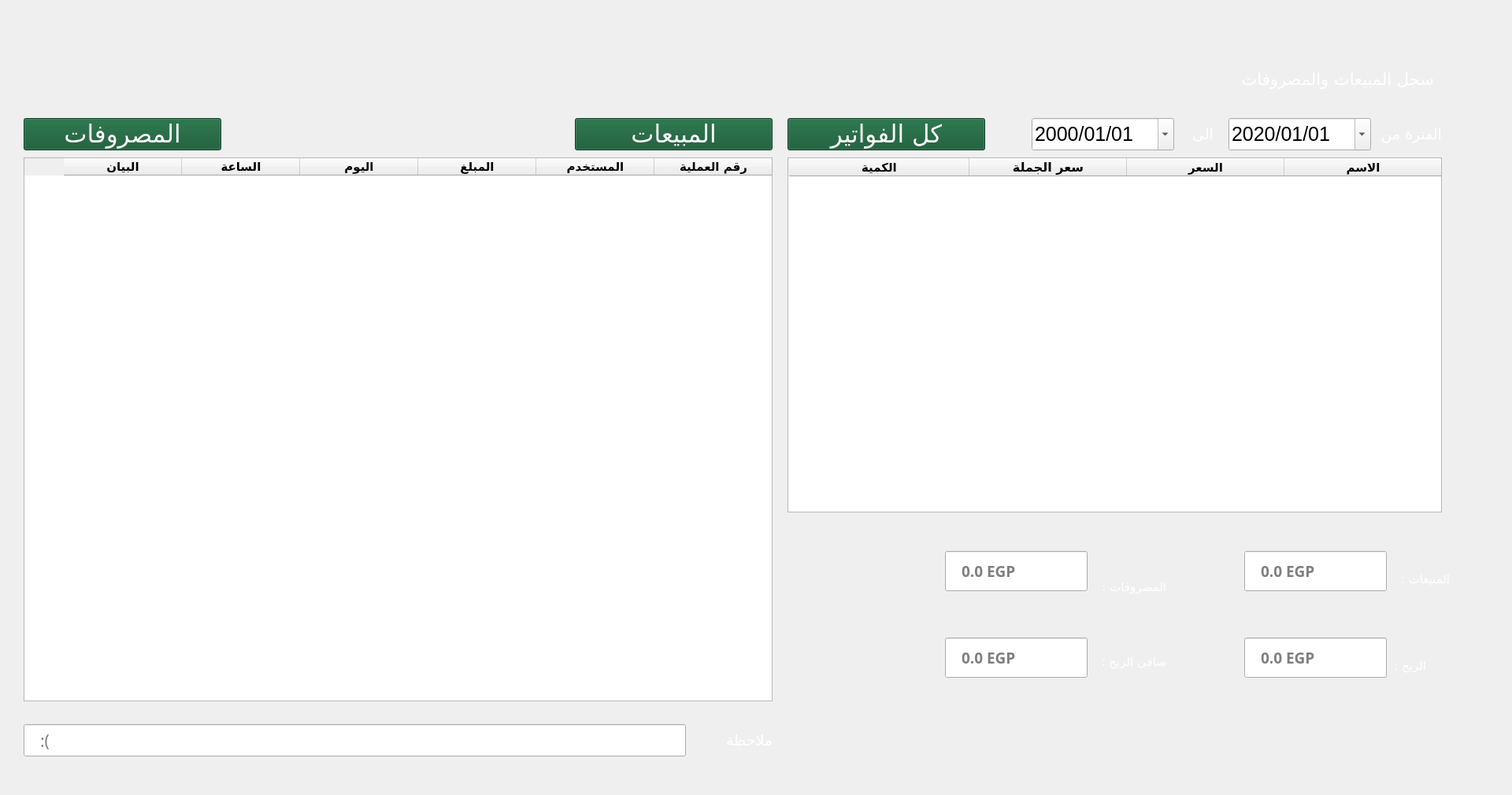
<?xml version="1.0" encoding="UTF-8"?>
<ui version="4.0">
 <class>MainWindow</class>
 <widget class="QMainWindow" name="MainWindow">
  <property name="geometry">
   <rect>
    <x>0</x>
    <y>0</y>
    <width>1920</width>
    <height>1010</height>
   </rect>
  </property>
  <property name="sizePolicy">
   <sizepolicy hsizetype="Expanding" vsizetype="Preferred">
    <horstretch>0</horstretch>
    <verstretch>0</verstretch>
   </sizepolicy>
  </property>
  <property name="windowTitle">
   <string>سجل المبيعات</string>
  </property>
  <widget class="QWidget" name="centralwidget">
   <widget class="QTableWidget" name="tableWidget_billdetail">
    <property name="geometry">
     <rect>
      <x>1000</x>
      <y>200</y>
      <width>831</width>
      <height>451</height>
     </rect>
    </property>
    <property name="layoutDirection">
     <enum>Qt::RightToLeft</enum>
    </property>
    <property name="styleSheet">
     <string notr="true">QTableWidget{
  background-color:#fffff;
  object-fit: contain;
  font-size: 20px;
  font-weight: normal;
  font-stretch: normal;
  font-style: normal;
  line-height: 0.04;
  letter-spacing: normal;
  text-align: center;
 selection-background-color: darkgray;
  color: black;}</string>
    </property>
    <property name="selectionBehavior">
     <enum>QAbstractItemView::SelectRows</enum>
    </property>
    <attribute name="horizontalHeaderDefaultSectionSize">
     <number>200</number>
    </attribute>
    <attribute name="horizontalHeaderStretchLastSection">
     <bool>true</bool>
    </attribute>
    <attribute name="verticalHeaderVisible">
     <bool>false</bool>
    </attribute>
    <column>
     <property name="text">
      <string>الاسم</string>
     </property>
     <property name="font">
      <font>
       <family>Emad-Diana eXtra</family>
       <pointsize>11</pointsize>
       <weight>75</weight>
       <bold>true</bold>
      </font>
     </property>
    </column>
    <column>
     <property name="text">
      <string>السعر</string>
     </property>
     <property name="font">
      <font>
       <family>Emad-Diana eXtra</family>
       <pointsize>11</pointsize>
       <weight>75</weight>
       <bold>true</bold>
      </font>
     </property>
    </column>
    <column>
     <property name="text">
      <string>سعر الجملة</string>
     </property>
     <property name="font">
      <font>
       <family>Emad-Diana eXtra</family>
       <pointsize>12</pointsize>
       <weight>75</weight>
       <bold>true</bold>
      </font>
     </property>
    </column>
    <column>
     <property name="text">
      <string>الكمية</string>
     </property>
     <property name="font">
      <font>
       <family>Emad-Diana eXtra</family>
       <pointsize>11</pointsize>
       <weight>75</weight>
       <bold>true</bold>
      </font>
     </property>
    </column>
   </widget>
   <widget class="QLineEdit" name="lineEdit_note">
    <property name="geometry">
     <rect>
      <x>30</x>
      <y>920</y>
      <width>841</width>
      <height>41</height>
     </rect>
    </property>
    <property name="sizePolicy">
     <sizepolicy hsizetype="Expanding" vsizetype="Expanding">
      <horstretch>1</horstretch>
      <verstretch>1</verstretch>
     </sizepolicy>
    </property>
    <property name="font">
     <font>
      <family>Emad-DianaeXtra</family>
      <pointsize>-1</pointsize>
      <weight>50</weight>
      <italic>false</italic>
      <bold>false</bold>
     </font>
    </property>
    <property name="styleSheet">
     <string notr="true">QLineEdit {
  object-fit: contain;
  background-color: #fffff;
  object-fit: contain;
  font-family: Emad-DianaeXtra;
  font-size: 21px;
  font-weight: normal;
  font-stretch: normal;
  font-style: normal;
  text-align: left;
 padding: 0 18 px;
  color: black;}</string>
    </property>
    <property name="readOnly">
     <bool>true</bool>
    </property>
    <property name="placeholderText">
     <string>:(</string>
    </property>
   </widget>
   <widget class="QTableWidget" name="tableWidget_expenses">
    <property name="geometry">
     <rect>
      <x>30</x>
      <y>200</y>
      <width>951</width>
      <height>691</height>
     </rect>
    </property>
    <property name="layoutDirection">
     <enum>Qt::RightToLeft</enum>
    </property>
    <property name="styleSheet">
     <string notr="true">QTableWidget{
  background-color:#fffff;
  object-fit: contain;
  font-size: 20px;
  font-weight: normal;
  font-stretch: normal;
  font-style: normal;
  line-height: 0.04;
  letter-spacing: normal;
  text-align: center;
 selection-background-color: darkgray;
  color: black;}</string>
    </property>
    <property name="selectionBehavior">
     <enum>QAbstractItemView::SelectRows</enum>
    </property>
    <attribute name="horizontalHeaderDefaultSectionSize">
     <number>150</number>
    </attribute>
    <attribute name="verticalHeaderVisible">
     <bool>false</bool>
    </attribute>
    <column>
     <property name="text">
      <string>رقم العملية</string>
     </property>
     <property name="font">
      <font>
       <family>Emad-Diana eXtra</family>
       <pointsize>11</pointsize>
       <weight>75</weight>
       <bold>true</bold>
      </font>
     </property>
    </column>
    <column>
     <property name="text">
      <string>المستخدم</string>
     </property>
     <property name="font">
      <font>
       <family>Emad-Diana eXtra</family>
       <pointsize>11</pointsize>
       <weight>75</weight>
       <bold>true</bold>
      </font>
     </property>
    </column>
    <column>
     <property name="text">
      <string>المبلغ</string>
     </property>
     <property name="font">
      <font>
       <family>Emad-Diana eXtra</family>
       <pointsize>11</pointsize>
       <weight>75</weight>
       <bold>true</bold>
      </font>
     </property>
    </column>
    <column>
     <property name="text">
      <string>اليوم</string>
     </property>
     <property name="font">
      <font>
       <family>Emad-Diana eXtra</family>
       <pointsize>11</pointsize>
       <weight>75</weight>
       <bold>true</bold>
      </font>
     </property>
    </column>
    <column>
     <property name="text">
      <string>الساعة</string>
     </property>
     <property name="font">
      <font>
       <family>Emad-Diana eXtra</family>
       <pointsize>11</pointsize>
       <weight>75</weight>
       <bold>true</bold>
      </font>
     </property>
    </column>
    <column>
     <property name="text">
      <string>البيان</string>
     </property>
     <property name="font">
      <font>
       <family>Emad-Diana eXtra</family>
       <pointsize>11</pointsize>
       <weight>75</weight>
       <bold>true</bold>
      </font>
     </property>
    </column>
   </widget>
   <widget class="QTableWidget" name="tableWidget_bills">
    <property name="enabled">
     <bool>true</bool>
    </property>
    <property name="geometry">
     <rect>
      <x>30</x>
      <y>200</y>
      <width>951</width>
      <height>691</height>
     </rect>
    </property>
    <property name="cursor" stdset="0">
     <cursorShape>PointingHandCursor</cursorShape>
    </property>
    <property name="contextMenuPolicy">
     <enum>Qt::PreventContextMenu</enum>
    </property>
    <property name="layoutDirection">
     <enum>Qt::RightToLeft</enum>
    </property>
    <property name="styleSheet">
     <string notr="true">QTableWidget{
  background-color:#fffff;
  object-fit: contain;
  font-size: 20px;
  font-weight: normal;
  font-stretch: normal;
  font-style: normal;
  line-height: 0.04;
  letter-spacing: normal;
  text-align: center;
 selection-background-color: darkgray;
  color: black;}</string>
    </property>
    <property name="alternatingRowColors">
     <bool>true</bool>
    </property>
    <property name="selectionBehavior">
     <enum>QAbstractItemView::SelectRows</enum>
    </property>
    <property name="cornerButtonEnabled">
     <bool>false</bool>
    </property>
    <property name="columnCount">
     <number>9</number>
    </property>
    <attribute name="horizontalHeaderVisible">
     <bool>true</bool>
    </attribute>
    <attribute name="horizontalHeaderCascadingSectionResizes">
     <bool>true</bool>
    </attribute>
    <attribute name="horizontalHeaderDefaultSectionSize">
     <number>150</number>
    </attribute>
    <attribute name="horizontalHeaderStretchLastSection">
     <bool>false</bool>
    </attribute>
    <attribute name="verticalHeaderVisible">
     <bool>false</bool>
    </attribute>
    <column>
     <property name="text">
      <string>رقم العملية</string>
     </property>
     <property name="font">
      <font>
       <family>Emad-Diana eXtra</family>
       <pointsize>11</pointsize>
       <weight>75</weight>
       <bold>true</bold>
      </font>
     </property>
    </column>
    <column>
     <property name="text">
      <string>البائع</string>
     </property>
     <property name="font">
      <font>
       <family>Emad-Diana eXtra</family>
       <pointsize>11</pointsize>
       <weight>75</weight>
       <bold>true</bold>
      </font>
     </property>
    </column>
    <column>
     <property name="text">
      <string> رقم المشترى</string>
     </property>
     <property name="font">
      <font>
       <family>Emad-Diana eXtra</family>
       <pointsize>11</pointsize>
       <weight>75</weight>
       <bold>true</bold>
      </font>
     </property>
    </column>
    <column>
     <property name="text">
      <string>الاجمالى</string>
     </property>
     <property name="font">
      <font>
       <family>Emad-Diana eXtra</family>
       <pointsize>11</pointsize>
       <weight>75</weight>
       <bold>true</bold>
      </font>
     </property>
    </column>
    <column>
     <property name="text">
      <string>سعر الجملة</string>
     </property>
     <property name="font">
      <font>
       <family>Emad-Diana eXtra</family>
       <pointsize>11</pointsize>
       <weight>75</weight>
       <bold>true</bold>
      </font>
     </property>
    </column>
    <column>
     <property name="text">
      <string>الخصم</string>
     </property>
     <property name="font">
      <font>
       <family>Emad-Diana eXtra</family>
       <pointsize>11</pointsize>
       <weight>75</weight>
       <bold>true</bold>
      </font>
     </property>
    </column>
    <column>
     <property name="text">
      <string>مرتجع</string>
     </property>
     <property name="font">
      <font>
       <family>Emad-Diana eXtra</family>
       <pointsize>11</pointsize>
       <weight>75</weight>
       <bold>true</bold>
      </font>
     </property>
    </column>
    <column>
     <property name="text">
      <string>التاريخ</string>
     </property>
     <property name="font">
      <font>
       <family>Emad-Diana eXtra</family>
       <pointsize>11</pointsize>
       <weight>75</weight>
       <bold>true</bold>
      </font>
     </property>
    </column>
    <column>
     <property name="text">
      <string>الساعة</string>
     </property>
     <property name="font">
      <font>
       <family>Emad-Diana eXtra</family>
       <pointsize>11</pointsize>
       <weight>75</weight>
       <bold>true</bold>
      </font>
     </property>
    </column>
   </widget>
   <widget class="QPushButton" name="pushButton_expenses">
    <property name="geometry">
     <rect>
      <x>30</x>
      <y>150</y>
      <width>251</width>
      <height>41</height>
     </rect>
    </property>
    <property name="styleSheet">
     <string notr="true"> QPushButton {
  object-fit: contain;
  font-family: Emad-DianaeXtra;
  font-size: 31px;
  font-weight: normal;
  font-stretch: normal;
  font-style: normal;
  line-height: 0.04;
  letter-spacing: normal;
  text-align: center;
  color: #ffffff;
    background-color: #0f552f;
	font
    border-style: solid;
    }

QPushButton:hover {

    }

QPushButton:pressed {
 
    }</string>
    </property>
    <property name="text">
     <string>المصروفات</string>
    </property>
   </widget>
   <widget class="QPushButton" name="pushButton_bills">
    <property name="geometry">
     <rect>
      <x>730</x>
      <y>150</y>
      <width>251</width>
      <height>41</height>
     </rect>
    </property>
    <property name="styleSheet">
     <string notr="true"> QPushButton {
  object-fit: contain;
  font-family: Emad-DianaeXtra;
  font-size: 31px;
  font-weight: normal;
  font-stretch: normal;
  font-style: normal;
  line-height: 0.04;
  letter-spacing: normal;
  text-align: center;
  color: #ffffff;
    background-color: #0f552f;
	font
    border-style: solid;
    }

QPushButton:hover {

    }

QPushButton:pressed {
 
    }</string>
    </property>
    <property name="text">
     <string>المبيعات</string>
    </property>
   </widget>
   <widget class="QDateEdit" name="dateEdit_from">
    <property name="geometry">
     <rect>
      <x>1560</x>
      <y>150</y>
      <width>181</width>
      <height>41</height>
     </rect>
    </property>
    <property name="styleSheet">
     <string notr="true"> QDateEdit {
  object-fit: contain;

  font-size: 25px;
  color: BLACK;
   background-color: #FFFFF;

    }</string>
    </property>
    <property name="dateTime">
     <datetime>
      <hour>0</hour>
      <minute>0</minute>
      <second>0</second>
      <year>2020</year>
      <month>1</month>
      <day>1</day>
     </datetime>
    </property>
    <property name="displayFormat">
     <string>yyyy/MM/dd</string>
    </property>
    <property name="calendarPopup">
     <bool>true</bool>
    </property>
   </widget>
   <widget class="QLabel" name="label_2">
    <property name="geometry">
     <rect>
      <x>1740</x>
      <y>150</y>
      <width>91</width>
      <height>41</height>
     </rect>
    </property>
    <property name="font">
     <font>
      <family>Emad-Diana eXtra</family>
      <pointsize>14</pointsize>
      <weight>50</weight>
      <italic>false</italic>
      <bold>false</bold>
     </font>
    </property>
    <property name="styleSheet">
     <string notr="true">QLabel{
 width: 156px;
  height: 26px;
  object-fit: contain;
  font-weight: normal;
  font-stretch: normal;
  font-style: normal;
  line-height: 0.04;
  letter-spacing: normal;
  text-align: right;
  color: #ffffff;}</string>
    </property>
    <property name="text">
     <string>الفترة من</string>
    </property>
   </widget>
   <widget class="QLabel" name="label_3">
    <property name="geometry">
     <rect>
      <x>1490</x>
      <y>150</y>
      <width>51</width>
      <height>41</height>
     </rect>
    </property>
    <property name="sizePolicy">
     <sizepolicy hsizetype="Expanding" vsizetype="Preferred">
      <horstretch>0</horstretch>
      <verstretch>0</verstretch>
     </sizepolicy>
    </property>
    <property name="font">
     <font>
      <family>Emad-Diana eXtra</family>
      <pointsize>14</pointsize>
      <weight>50</weight>
      <italic>false</italic>
      <bold>false</bold>
     </font>
    </property>
    <property name="styleSheet">
     <string notr="true">QLabel{
 width: 156px;
  height: 26px;
  object-fit: contain;
  font-weight: normal;
  font-stretch: normal;
  font-style: normal;
  line-height: 0.04;
  letter-spacing: normal;
  text-align: right;
  color: #ffffff;}</string>
    </property>
    <property name="text">
     <string>الى</string>
    </property>
   </widget>
   <widget class="QDateEdit" name="dateEdit_to">
    <property name="geometry">
     <rect>
      <x>1310</x>
      <y>150</y>
      <width>181</width>
      <height>41</height>
     </rect>
    </property>
    <property name="styleSheet">
     <string notr="true"> QDateEdit {
  object-fit: contain;

  font-size: 25px;
  color: BLACK;
   background-color: #FFFFF;

    }
</string>
    </property>
    <property name="dateTime">
     <datetime>
      <hour>0</hour>
      <minute>0</minute>
      <second>0</second>
      <year>2000</year>
      <month>1</month>
      <day>1</day>
     </datetime>
    </property>
    <property name="displayFormat">
     <string>yyyy/MM/dd</string>
    </property>
    <property name="calendarPopup">
     <bool>true</bool>
    </property>
   </widget>
   <widget class="QPushButton" name="pushButton_all">
    <property name="geometry">
     <rect>
      <x>1000</x>
      <y>150</y>
      <width>251</width>
      <height>41</height>
     </rect>
    </property>
    <property name="styleSheet">
     <string notr="true"> QPushButton {
  object-fit: contain;
  font-family: Emad-DianaeXtra;
  font-size: 31px;
  font-weight: normal;
  font-stretch: normal;
  font-style: normal;
  line-height: 0.04;
  letter-spacing: normal;
  text-align: center;
  color: #ffffff;
    background-color: #0f552f;
	font
    border-style: solid;
    }

QPushButton:hover {

    }

QPushButton:pressed {
 
    }</string>
    </property>
    <property name="text">
     <string>كل الفواتير</string>
    </property>
   </widget>
   <widget class="QLabel" name="label">
    <property name="geometry">
     <rect>
      <x>860</x>
      <y>920</y>
      <width>121</width>
      <height>41</height>
     </rect>
    </property>
    <property name="font">
     <font>
      <family>Emad-Diana eXtra</family>
      <pointsize>14</pointsize>
      <weight>50</weight>
      <italic>false</italic>
      <bold>false</bold>
     </font>
    </property>
    <property name="styleSheet">
     <string notr="true">QLabel{
 width: 156px;
  height: 26px;
  object-fit: contain;
  font-weight: normal;
  font-stretch: normal;
  font-style: normal;
  line-height: 0.04;
  letter-spacing: normal;
  text-align: right;
  color: #ffffff;}</string>
    </property>
    <property name="text">
     <string>ملاحظة</string>
    </property>
   </widget>
   <widget class="QLabel" name="label_7">
    <property name="geometry">
     <rect>
      <x>1370</x>
      <y>800</y>
      <width>111</width>
      <height>81</height>
     </rect>
    </property>
    <property name="font">
     <font>
      <family>Emad-Diana eXtra</family>
      <pointsize>11</pointsize>
      <weight>50</weight>
      <italic>false</italic>
      <bold>false</bold>
     </font>
    </property>
    <property name="styleSheet">
     <string notr="true">QLabel{
 width: 156px;
  height: 26px;
  object-fit: contain;
  font-weight: normal;
  font-stretch: normal;
  font-style: normal;
  line-height: 0.04;
  letter-spacing: normal;
  text-align: right;
  color: #ffffff;}</string>
    </property>
    <property name="text">
     <string>صافى الربح :</string>
    </property>
   </widget>
   <widget class="QLineEdit" name="lineEdit_pureProfit">
    <property name="geometry">
     <rect>
      <x>1200</x>
      <y>810</y>
      <width>181</width>
      <height>51</height>
     </rect>
    </property>
    <property name="font">
     <font>
      <family>Emad-Diana eXtra</family>
      <pointsize>14</pointsize>
      <weight>75</weight>
      <bold>true</bold>
     </font>
    </property>
    <property name="styleSheet">
     <string notr="true">QLineEdit {
  object-fit: contain;
  background-color: #fffff;
  text-align: left;
 padding: 0 18 px;
  color: black;}</string>
    </property>
    <property name="readOnly">
     <bool>true</bool>
    </property>
    <property name="placeholderText">
     <string>0.0 EGP</string>
    </property>
   </widget>
   <widget class="QLabel" name="label_4">
    <property name="geometry">
     <rect>
      <x>1750</x>
      <y>700</y>
      <width>91</width>
      <height>71</height>
     </rect>
    </property>
    <property name="font">
     <font>
      <family>Emad-Diana eXtra</family>
      <pointsize>11</pointsize>
      <weight>50</weight>
      <italic>false</italic>
      <bold>false</bold>
     </font>
    </property>
    <property name="styleSheet">
     <string notr="true">QLabel{
 width: 156px;
  height: 26px;
  object-fit: contain;
  font-weight: normal;
  font-stretch: normal;
  font-style: normal;
  line-height: 0.04;
  letter-spacing: normal;
  text-align: right;
  color: #ffffff;}</string>
    </property>
    <property name="text">
     <string>المبيعات :</string>
    </property>
   </widget>
   <widget class="QLineEdit" name="lineEdit_total">
    <property name="geometry">
     <rect>
      <x>1580</x>
      <y>700</y>
      <width>181</width>
      <height>51</height>
     </rect>
    </property>
    <property name="sizePolicy">
     <sizepolicy hsizetype="Expanding" vsizetype="Fixed">
      <horstretch>0</horstretch>
      <verstretch>0</verstretch>
     </sizepolicy>
    </property>
    <property name="minimumSize">
     <size>
      <width>0</width>
      <height>50</height>
     </size>
    </property>
    <property name="font">
     <font>
      <family>Emad-Diana eXtra</family>
      <pointsize>14</pointsize>
      <weight>75</weight>
      <bold>true</bold>
     </font>
    </property>
    <property name="layoutDirection">
     <enum>Qt::RightToLeft</enum>
    </property>
    <property name="styleSheet">
     <string notr="true">QLineEdit {
  object-fit: contain;
  background-color: #fffff;
  text-align: left;
 padding: 0 18 px;
  color: black;}</string>
    </property>
    <property name="frame">
     <bool>true</bool>
    </property>
    <property name="readOnly">
     <bool>true</bool>
    </property>
    <property name="placeholderText">
     <string>0.0 EGP</string>
    </property>
   </widget>
   <widget class="QLabel" name="label_6">
    <property name="geometry">
     <rect>
      <x>1380</x>
      <y>710</y>
      <width>101</width>
      <height>71</height>
     </rect>
    </property>
    <property name="font">
     <font>
      <family>Emad-Diana eXtra</family>
      <pointsize>11</pointsize>
      <weight>50</weight>
      <italic>false</italic>
      <bold>false</bold>
     </font>
    </property>
    <property name="styleSheet">
     <string notr="true">QLabel{
 width: 156px;
  height: 26px;
  object-fit: contain;
  font-weight: normal;
  font-stretch: normal;
  font-style: normal;
  line-height: 0.04;
  letter-spacing: normal;
  text-align: right;
  color: #ffffff;}</string>
    </property>
    <property name="text">
     <string>المصروفات :</string>
    </property>
   </widget>
   <widget class="QLineEdit" name="lineEdit_expenses">
    <property name="geometry">
     <rect>
      <x>1200</x>
      <y>700</y>
      <width>181</width>
      <height>51</height>
     </rect>
    </property>
    <property name="font">
     <font>
      <family>Emad-Diana eXtra</family>
      <pointsize>14</pointsize>
      <weight>75</weight>
      <bold>true</bold>
     </font>
    </property>
    <property name="styleSheet">
     <string notr="true">QLineEdit {
  object-fit: contain;
  background-color: #fffff;
  text-align: left;
 padding: 0 18 px;
  color: black;}</string>
    </property>
    <property name="readOnly">
     <bool>true</bool>
    </property>
    <property name="placeholderText">
     <string>0.0 EGP</string>
    </property>
   </widget>
   <widget class="QLabel" name="label_5">
    <property name="geometry">
     <rect>
      <x>1720</x>
      <y>810</y>
      <width>91</width>
      <height>71</height>
     </rect>
    </property>
    <property name="font">
     <font>
      <family>Emad-Diana eXtra</family>
      <pointsize>11</pointsize>
      <weight>50</weight>
      <italic>false</italic>
      <bold>false</bold>
     </font>
    </property>
    <property name="styleSheet">
     <string notr="true">QLabel{
 width: 156px;
  height: 26px;
  object-fit: contain;
  font-weight: normal;
  font-stretch: normal;
  font-style: normal;
  line-height: 0.04;
  letter-spacing: normal;
  text-align: right;
  color: #ffffff;}</string>
    </property>
    <property name="text">
     <string>الربح :</string>
    </property>
   </widget>
   <widget class="QLineEdit" name="lineEdit_profit">
    <property name="geometry">
     <rect>
      <x>1580</x>
      <y>810</y>
      <width>181</width>
      <height>51</height>
     </rect>
    </property>
    <property name="font">
     <font>
      <family>Emad-Diana eXtra</family>
      <pointsize>14</pointsize>
      <weight>75</weight>
      <italic>false</italic>
      <bold>true</bold>
     </font>
    </property>
    <property name="styleSheet">
     <string notr="true">QLineEdit {
  object-fit: contain;
  background-color: #fffff;
  text-align: left;
 padding: 0 18 px;
  color: black;}</string>
    </property>
    <property name="readOnly">
     <bool>true</bool>
    </property>
    <property name="placeholderText">
     <string>0.0 EGP</string>
    </property>
   </widget>
   <widget class="QLabel" name="BackGround">
    <property name="geometry">
     <rect>
      <x>0</x>
      <y>0</y>
      <width>1920</width>
      <height>1030</height>
     </rect>
    </property>
    <property name="text">
     <string>&lt;html&gt;&lt;head/&gt;&lt;body&gt;&lt;p&gt;&lt;img src=&quot;:/backGround/1920X1030.png&quot;/&gt;&lt;/p&gt;&lt;/body&gt;&lt;/html&gt;</string>
    </property>
   </widget>
   <widget class="QLabel" name="label_8">
    <property name="geometry">
     <rect>
      <x>1330</x>
      <y>920</y>
      <width>31</width>
      <height>41</height>
     </rect>
    </property>
    <property name="text">
     <string>&lt;html&gt;&lt;head/&gt;&lt;body&gt;&lt;p&gt;&lt;img src=&quot;:/bottom logo/layer-7.png&quot;/&gt;&lt;/p&gt;&lt;/body&gt;&lt;/html&gt;</string>
    </property>
   </widget>
   <widget class="QLabel" name="label_9">
    <property name="geometry">
     <rect>
      <x>1370</x>
      <y>940</y>
      <width>531</width>
      <height>20</height>
     </rect>
    </property>
    <property name="text">
     <string>&lt;html&gt;&lt;head/&gt;&lt;body&gt;&lt;p&gt;&lt;img src=&quot;:/copyRights/copyright-2020-cashier-all-rights-reserved@3x.png&quot;/&gt;&lt;/p&gt;&lt;/body&gt;&lt;/html&gt;</string>
    </property>
   </widget>
   <widget class="QLabel" name="label_11">
    <property name="geometry">
     <rect>
      <x>870</x>
      <y>700</y>
      <width>321</width>
      <height>231</height>
     </rect>
    </property>
    <property name="text">
     <string>&lt;html&gt;&lt;head/&gt;&lt;body&gt;&lt;p&gt;&lt;img src=&quot;:/centralLogo/vector-smart-object@3x.png&quot;/&gt;&lt;/p&gt;&lt;/body&gt;&lt;/html&gt;</string>
    </property>
   </widget>
   <widget class="QLabel" name="label_10">
    <property name="geometry">
     <rect>
      <x>1830</x>
      <y>70</y>
      <width>47</width>
      <height>51</height>
     </rect>
    </property>
    <property name="text">
     <string>&lt;html&gt;&lt;head/&gt;&lt;body&gt;&lt;p&gt;&lt;img src=&quot;:/green rectangle/rectangle-3@3x.png&quot;/&gt;&lt;/p&gt;&lt;/body&gt;&lt;/html&gt;</string>
    </property>
   </widget>
   <widget class="QLabel" name="label_12">
    <property name="geometry">
     <rect>
      <x>1530</x>
      <y>80</y>
      <width>291</width>
      <height>41</height>
     </rect>
    </property>
    <property name="font">
     <font>
      <family>Emad-Diana eXtra</family>
      <pointsize>16</pointsize>
      <weight>50</weight>
      <italic>false</italic>
      <bold>false</bold>
     </font>
    </property>
    <property name="styleSheet">
     <string notr="true">QLabel{
 width: 156px;
  height: 26px;
  object-fit: contain;
  font-weight: normal;
  font-stretch: normal;
  font-style: normal;
  line-height: 0.04;
  letter-spacing: normal;
  text-align: right;
  color: #ffffff;}</string>
    </property>
    <property name="text">
     <string>سجل المبيعات والمصروفات</string>
    </property>
   </widget>
   <zorder>BackGround</zorder>
   <zorder>tableWidget_bills</zorder>
   <zorder>tableWidget_expenses</zorder>
   <zorder>tableWidget_billdetail</zorder>
   <zorder>lineEdit_note</zorder>
   <zorder>pushButton_expenses</zorder>
   <zorder>pushButton_bills</zorder>
   <zorder>dateEdit_from</zorder>
   <zorder>label_2</zorder>
   <zorder>label_3</zorder>
   <zorder>dateEdit_to</zorder>
   <zorder>pushButton_all</zorder>
   <zorder>label</zorder>
   <zorder>label_7</zorder>
   <zorder>lineEdit_pureProfit</zorder>
   <zorder>label_4</zorder>
   <zorder>lineEdit_total</zorder>
   <zorder>label_6</zorder>
   <zorder>lineEdit_expenses</zorder>
   <zorder>label_5</zorder>
   <zorder>lineEdit_profit</zorder>
   <zorder>label_8</zorder>
   <zorder>label_9</zorder>
   <zorder>label_11</zorder>
   <zorder>label_10</zorder>
   <zorder>label_12</zorder>
  </widget>
 </widget>
 <resources>
  <include location="resourceFiles_rc.qrc"/>
 </resources>
 <connections/>
</ui>
